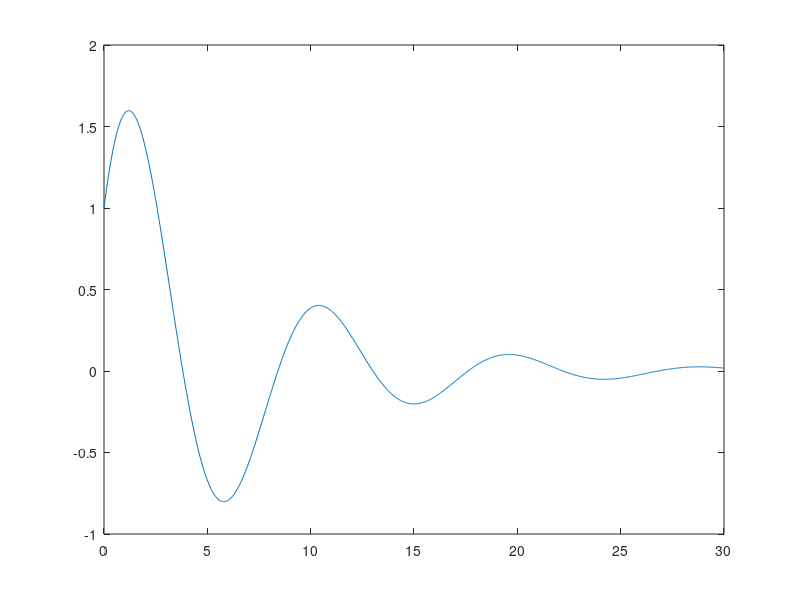

Recreate this plot in MATLAB.
# dzdt = -bz -w^2y, dydt = z using RK4
clear all
clc

b=0.3;
w=0.7;

f = @(t,y,z) z;
g = @(t,y,z) (-b*z-(w*w)*y);

t_init = 0;
y_init = 1;
z_init = 1;
t_final = 30;
N = 1000;

h = (t_final - t_init)/N;

tvalues = linspace(t_init,t_final,N);
yvalues(1) = y_init;
zvalues(1) = z_init;

for i=1:N-1
  t=tvalues(i);
  y=yvalues(i);
  z=zvalues(i);

  F1y = f(t,y,z);
  F1z = g(t,y,z);

  F2y = f(t + (h/2) , y + h/2 * F1y, z + (h/2) * F1z);
  F2z = g(t + (h/2) , y + h/2 * F1y, z + (h/2) * F1z);

  F3y = f(t + (h/2) , y + h/2 * F2y, z + (h/2) * F2z);
  F3z = g(t + (h/2) , y + h/2 * F2y, z + (h/2) * F2z);

  F4y = f(t+h , y+h * F3y, z+h * F3z);
  F4z = g(t+h , y+h * F3y, z+h * F3z);


  yvalues(i+1) = yvalues(i) + h/6 * (F1y + 2*F2y + 2*F3y + F4y);
  zvalues(i+1) = zvalues(i) + h/6 * (F1z + 2*F2z + 2*F3z + F4z);
end

plot(tvalues,yvalues)
